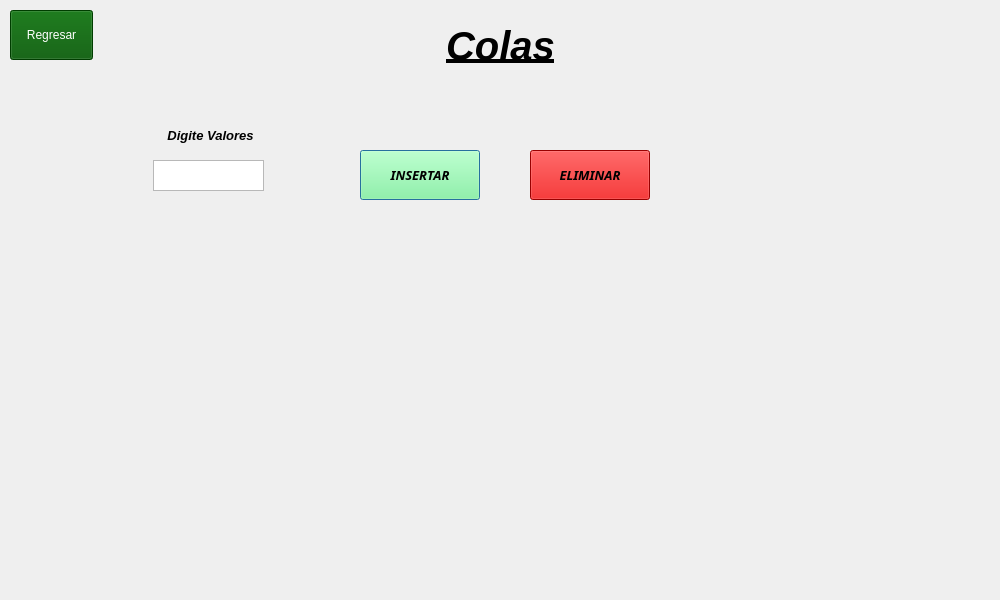
<?xml version="1.0" encoding="UTF-8"?>
<ui version="4.0">
 <class>ColasDialog</class>
 <widget class="QDialog" name="ColasDialog">
  <property name="geometry">
   <rect>
    <x>0</x>
    <y>0</y>
    <width>1000</width>
    <height>600</height>
   </rect>
  </property>
  <property name="windowTitle">
   <string>Dialog</string>
  </property>
  <widget class="QLabel" name="label">
   <property name="geometry">
    <rect>
     <x>390</x>
     <y>10</y>
     <width>221</width>
     <height>71</height>
    </rect>
   </property>
   <property name="font">
    <font>
     <pointsize>30</pointsize>
     <italic>true</italic>
     <bold>true</bold>
     <underline>true</underline>
    </font>
   </property>
   <property name="text">
    <string>Colas</string>
   </property>
   <property name="alignment">
    <set>Qt::AlignCenter</set>
   </property>
  </widget>
  <widget class="QLabel" name="label_2">
   <property name="geometry">
    <rect>
     <x>150</x>
     <y>120</y>
     <width>121</width>
     <height>31</height>
    </rect>
   </property>
   <property name="font">
    <font>
     <pointsize>10</pointsize>
     <italic>true</italic>
     <bold>true</bold>
     <underline>false</underline>
    </font>
   </property>
   <property name="text">
    <string>Digite Valores</string>
   </property>
   <property name="alignment">
    <set>Qt::AlignCenter</set>
   </property>
  </widget>
  <widget class="QTextEdit" name="txt_value">
   <property name="geometry">
    <rect>
     <x>153</x>
     <y>160</y>
     <width>111</width>
     <height>31</height>
    </rect>
   </property>
   <property name="cursor" stdset="0">
    <cursorShape>IBeamCursor</cursorShape>
   </property>
  </widget>
  <widget class="QPushButton" name="btn_insert">
   <property name="geometry">
    <rect>
     <x>360</x>
     <y>150</y>
     <width>120</width>
     <height>50</height>
    </rect>
   </property>
   <property name="font">
    <font>
     <family>Rockwell</family>
     <pointsize>10</pointsize>
     <italic>true</italic>
     <bold>true</bold>
    </font>
   </property>
   <property name="cursor">
    <cursorShape>PointingHandCursor</cursorShape>
   </property>
   <property name="styleSheet">
    <string notr="true">background-color: rgb(124, 255, 144);
color: rgb(0, 0, 0);</string>
   </property>
   <property name="text">
    <string>INSERTAR</string>
   </property>
  </widget>
  <widget class="QPushButton" name="btn_delete">
   <property name="geometry">
    <rect>
     <x>530</x>
     <y>150</y>
     <width>120</width>
     <height>50</height>
    </rect>
   </property>
   <property name="font">
    <font>
     <family>Rockwell</family>
     <pointsize>10</pointsize>
     <italic>true</italic>
     <bold>true</bold>
    </font>
   </property>
   <property name="cursor">
    <cursorShape>PointingHandCursor</cursorShape>
   </property>
   <property name="styleSheet">
    <string notr="true">
background-color: rgb(214, 0, 0);
color: rgb(0, 0, 0);</string>
   </property>
   <property name="text">
    <string>ELIMINAR</string>
   </property>
  </widget>
  <widget class="QLabel" name="label_3">
   <property name="geometry">
    <rect>
     <x>90</x>
     <y>220</y>
     <width>861</width>
     <height>311</height>
    </rect>
   </property>
   <property name="text">
    <string/>
   </property>
  </widget>
  <widget class="QPushButton" name="btn_regresarCo">
   <property name="geometry">
    <rect>
     <x>10</x>
     <y>10</y>
     <width>83</width>
     <height>50</height>
    </rect>
   </property>
   <property name="styleSheet">
    <string notr="true">color: rgb(255, 255, 255);
background-color: rgb(0, 85, 0);</string>
   </property>
   <property name="text">
    <string>Regresar</string>
   </property>
  </widget>
 </widget>
 <resources/>
 <connections/>
</ui>
